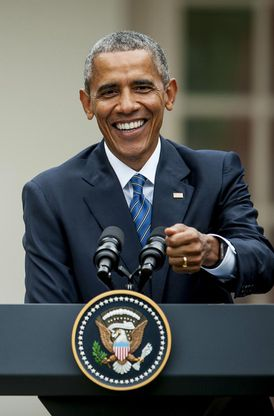
#> input picture obama.jpg, 274 x 416 px
$ jupyter execute Face-and-Eye-Detection-using-haarCascadeClassifiers.ipynb
#> lines starting #> are read from the running program, lines starting #| are printed output that depends on the picture; after the words box and inside, x2 and y2 are one past the last pixel; in counts of white or black regions, pixels touching at a corner belong together
[cell 1]
import cv2
import numpy as np

[cell 2]
face_classifier = cv2.CascadeClassifier('haarcascade_frontalface_default.xml')

[cell 3]
image=cv2.imread('obama.jpg')
#> image is the input picture: shape (416, 274, 3); mean B, G, R 85.3, 88.8, 87.1
gray=cv2.cvtColor(image,cv2.COLOR_BGR2GRAY)
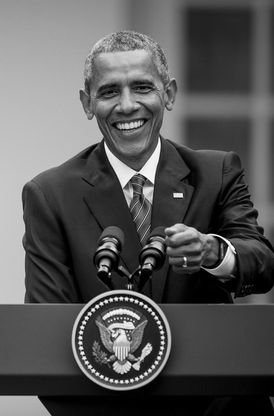
#> gray: shape (416, 274); min 0, max 254, mean 87.9

[cell 4]
faces = face_classifier.detectMultiScale(gray,1.3,5)
#> faces = [[84, 58, 84, 84]]

if faces is ():
    print('No faces found')

for (x,y,w,h) in faces:
    cv2.rectangle(image,(x,y),(x+w,y+h),(127,0,255),2)
    cv2.imshow('Face Detection', image)
    cv2.waitKey(0)
#> this loop made 1 pass
#> pass 1, `cv2.imshow('Face Detection', image)`:
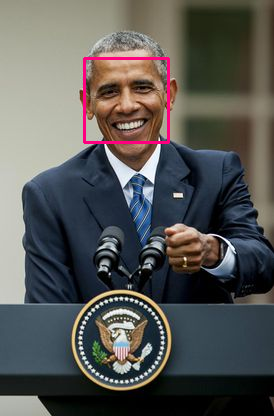
#> window 'Face Detection': shape (416, 274, 3); mean B, G, R 85.3, 87.6, 88

cv2.destroyAllWindows()

[cell 5]
##Combine face and eye detection

[cell 6]
face_classifier = cv2.CascadeClassifier('haarcascade_frontalface_default.xml')
eye_classifier = cv2.CascadeClassifier('haarcascade_eye.xml')

img = cv2.imread('download.jpg')
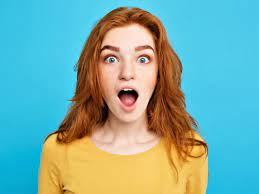
#> input picture download.jpg, 259 x 194 px
#> img is the input picture: shape (194, 259, 3); mean B, G, R 167, 173.5, 122.1
gray = cv2.cvtColor(img, cv2.COLOR_BGR2GRAY)
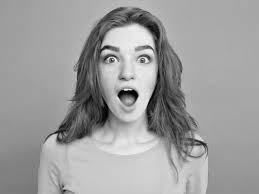
#> gray: shape (194, 259); min 2, max 252, mean 157.4

faces = face_classifier.detectMultiScale(gray,1.3,5)
#> faces = [[87, 26, 83, 83]]

if faces is ():
    print('not found')

for (x,y,w,h) in faces:
    cv2.rectangle(img,(x,y),(x+w,y+h),(127,0,255),2)
    cv2.imshow('img',img)
    cv2.waitKey()
    roi_gray=gray[y:y+h,x:x+w]
    roi_color=img[y:y+h,x:x+w]
    eyes=eye_classifier.detectMultiScale(roi_gray)
    for (ex,ey,ew,eh) in eyes:
        cv2.rectangle(roi_color,(ex,ey),(ex+ew,ey+eh),(127,0,255),2)
        cv2.imshow('img',img)
        cv2.waitKey()
#> this loop made 1 pass
#> (x, y, w, h, eyes) on pass 1: (87, 26, 83, 83, [[11, 21, 24, 24], [44, 21, 23, 23], [27, 56, 26, 26]])
#> pass 1, `cv2.imshow('img',img)`:
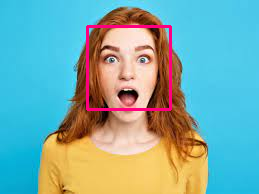
#> window 'img': shape (194, 259, 3); mean B, G, R 168, 171.4, 124.4
#> pass 1, `roi_gray=gray[y:y+h,x:x+w]`:
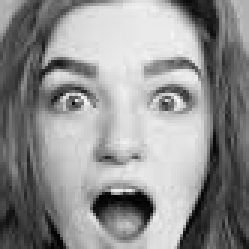
#> roi_gray: shape (83, 83) (shown 3 times larger); min 2, max 252, mean 144.1
#> pass 1, `roi_color=img[y:y+h,x:x+w]`:
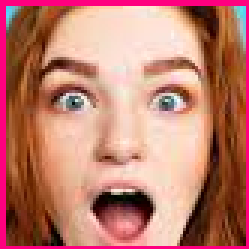
#> roi_color: shape (83, 83, 3) (shown 3 times larger); mean B, G, R 110.5, 124.6, 190.1
#> pass 1, `cv2.imshow('img',img)`:
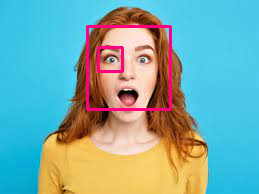
#> window 'img': shape (194, 259, 3); mean B, G, R 168.1, 170.7, 124.8
#> after the loop:
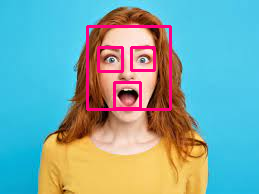
#> img: shape (194, 259, 3); 3.58% of pixels changed, all inside (x1, y1, x2, y2) = (86, 25, 172, 111)
#> after the loop:
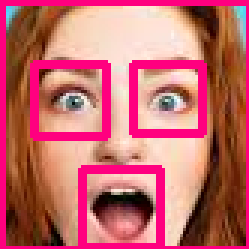
#> roi_color: shape (83, 83, 3) (shown 3 times larger); 11.73% of pixels changed, all inside (x1, y1, x2, y2) = (10, 20, 69, 82)

cv2.destroyAllWindows()
